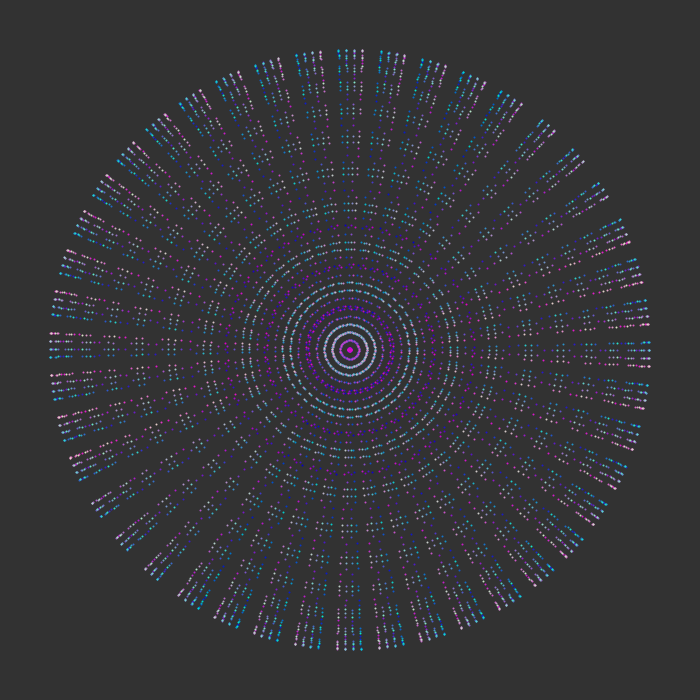
Frame 1 (no input)
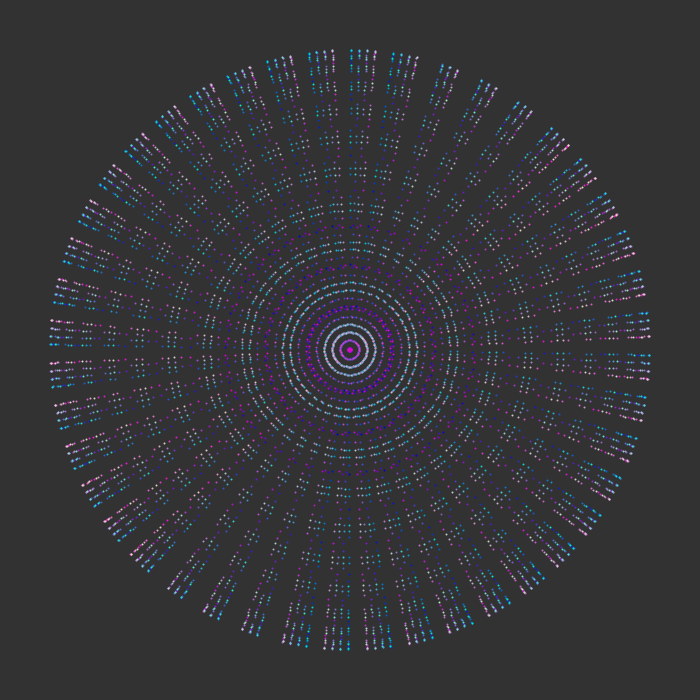
Frame 60 (the mouse pressed at the canvas centre just before this capture)
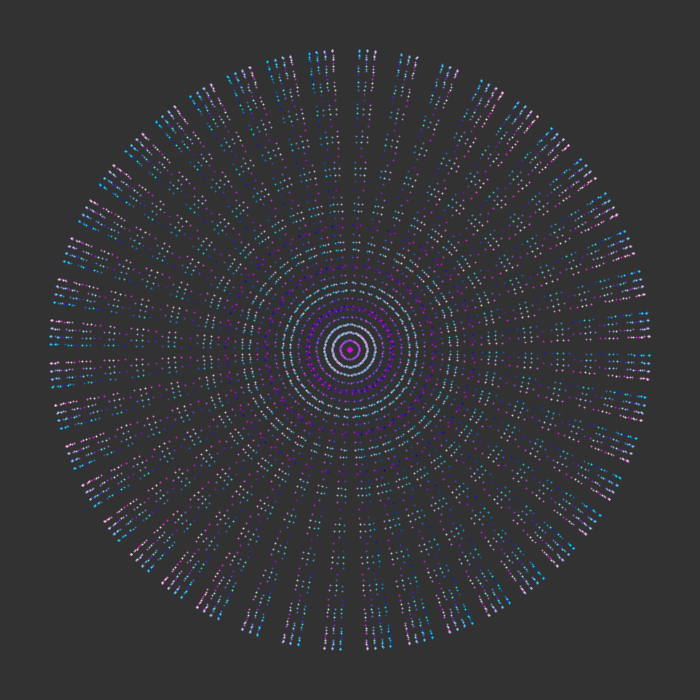
Frame 120 (the mouse held since frame 60 and released just before this capture)

The Processing sketch that drew these frames (run headless with seeded random() and noise(); from frame 60 on, the mouse is pressed at the canvas centre):

// Processing sketch: processing_147977
// ── processing_147977.pde

int r = 300;


void setup(){
  size(700,700);
  smooth();
}

void draw(){
  
  background(50);
  
  translate(width/2, height/2);
  rotate(frameCount*0.1);
  
  strokeWeight(2);
  
  for(float i=2; i < 255; i+=3){
    for(float j = 2; j < 255; j +=3){
    
      float x = r * cos(i) * cos(j);
      //float y = r * sin(i)-20 * sin(j)-20;
      float y = r * sin(i) * cos(j);
      stroke(i*0.9, j*0.9, 200);
      point(x,y);
      
      // Try lines
//      float x = r * cos(i) * cos(j);
//      float y = r * cos(i) * sin(j);
//      stroke(i*0.002, j*0.9, 200);
//      
//      line(0,0,x,y);

    }
  }
  
 
}
